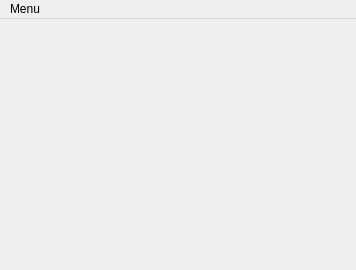
<?xml version="1.0" encoding="UTF-8"?>
<ui version="4.0">
 <class>MainWindow</class>
 <widget class="QMainWindow" name="MainWindow">
  <property name="geometry">
   <rect>
    <x>0</x>
    <y>0</y>
    <width>356</width>
    <height>270</height>
   </rect>
  </property>
  <property name="windowTitle">
   <string>MainWindow</string>
  </property>
  <widget class="QWidget" name="centralWidget">
   <layout class="QGridLayout" name="gridLayout"/>
  </widget>
  <widget class="QMenuBar" name="menuBar">
   <property name="geometry">
    <rect>
     <x>0</x>
     <y>0</y>
     <width>356</width>
     <height>20</height>
    </rect>
   </property>
   <widget class="QMenu" name="Menu">
    <property name="title">
     <string>Menu</string>
    </property>
    <addaction name="playOffline"/>
   </widget>
   <addaction name="Menu"/>
  </widget>
  <action name="playOffline">
   <property name="text">
    <string>Play Offline</string>
   </property>
  </action>
 </widget>
 <layoutdefault spacing="6" margin="11"/>
 <resources/>
 <connections/>
</ui>
